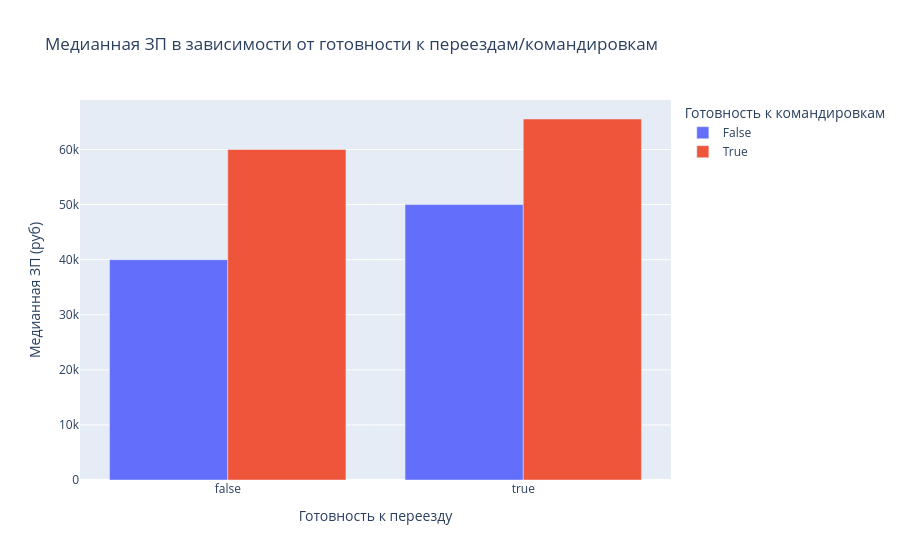

This figure's notebook cell:
### Markdown cell above
6. Постройте **многоуровневую столбчатую диаграмму**, которая показывает зависимость медианной заработной платы (**"ЗП (руб)"**) от признаков **"Готовность к переезду"** и **"Готовность к командировкам"**. Проанализируйте график, сравнив уровень заработной платы в категориях.

### Code cell
# ваш код здесь

# Берем фильтр из предыдущего задания и группируем по признакам переезда и командировок
grouped_df = headhunter_filtered.groupby(by=['Готовность к переезду', 'Готовность к командировкам'], as_index=False).agg({'ЗП (руб)': 'median'})

# Строим график
fig = px.bar(
    data_frame=grouped_df,
    x='Готовность к переезду',
    y='ЗП (руб)',
    color='Готовность к командировкам',
    barmode='group',
    title='Медианная ЗП в зависимости от готовности к переездам/командировкам',
    labels={'ЗП (руб)': 'Медианная ЗП (руб)'}
)

fig.show()
fig.write_html('HTMLgraphs/move_bt_median_salary.html')

### Figure 1 — Plotly figure (JSON) as saved in the notebook; plotly's stock layout.template omitted (floating-point values rounded to 4 significant figures)
{"data": [{"alignmentgroup": "True", "hovertemplate": "Готовность к командировкам=False<br>Готовность к переезду=%{x}<br>Медианная ЗП (руб)=%{y}<extra></extra>", "legendgroup": "False", "marker": {"color": "#636efa", "pattern": {"shape": ""}}, "name": "False", "offsetgroup": "False", "orientation": "v", "showlegend": true, "textposition": "auto", "type": "bar", "x": [false, true], "xaxis": "x", "y": [40000.0, 50000.0], "yaxis": "y"}, {"alignmentgroup": "True", "hovertemplate": "Готовность к командировкам=True<br>Готовность к переезду=%{x}<br>Медианная ЗП (руб)=%{y}<extra></extra>", "legendgroup": "True", "marker": {"color": "#EF553B", "pattern": {"shape": ""}}, "name": "True", "offsetgroup": "True", "orientation": "v", "showlegend": true, "textposition": "auto", "type": "bar", "x": [false, true], "xaxis": "x", "y": [60000.0, 65540.0], "yaxis": "y"}], "layout": {"barmode": "group", "legend": {"title": {"text": "Готовность к командировкам"}, "tracegroupgap": 0}, "title": {"text": "Медианная ЗП в зависимости от готовности к переездам/командировкам"}, "xaxis": {"anchor": "y", "domain": [0, 1], "title": {"text": "Готовность к переезду"}}, "yaxis": {"anchor": "x", "domain": [0, 1], "title": {"text": "Медианная ЗП (руб)"}}}}
